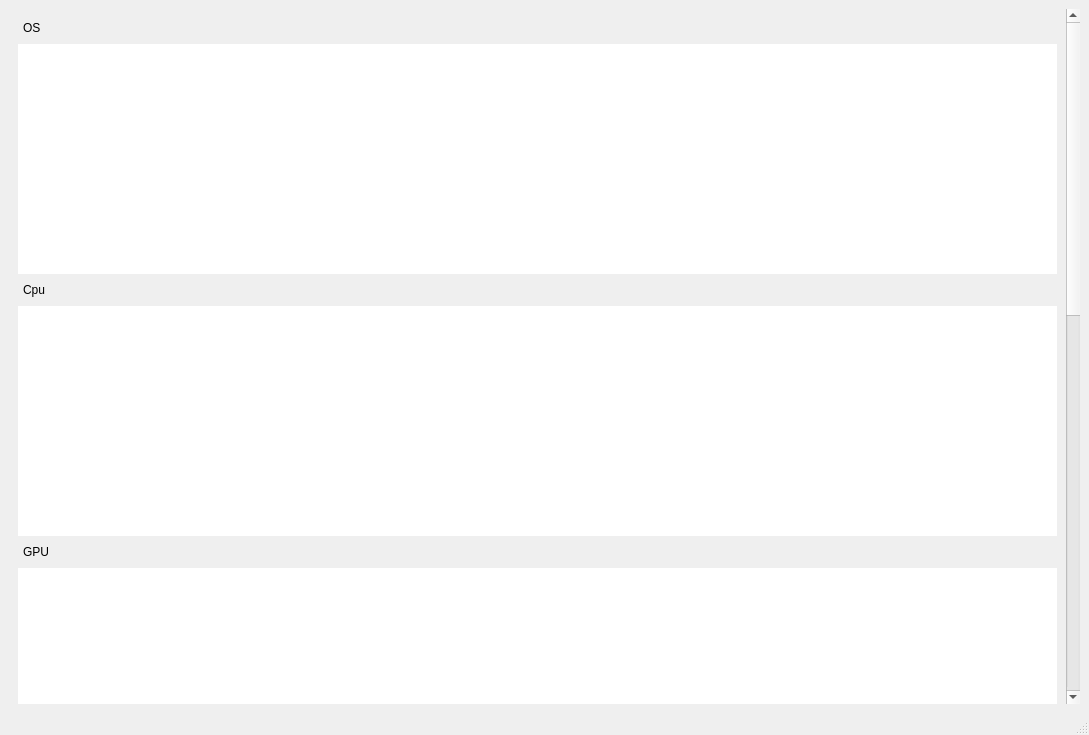
<?xml version="1.0" encoding="UTF-8"?>
<ui version="4.0">
 <class>MainWindow</class>
 <widget class="QMainWindow" name="MainWindow">
  <property name="geometry">
   <rect>
    <x>0</x>
    <y>0</y>
    <width>1089</width>
    <height>735</height>
   </rect>
  </property>
  <property name="windowTitle">
   <string>MainWindow</string>
  </property>
  <widget class="QWidget" name="centralwidget">
   <layout class="QVBoxLayout" name="verticalLayout">
    <item>
     <widget class="QScrollArea" name="scrollArea">
      <property name="frameShape">
       <enum>QFrame::NoFrame</enum>
      </property>
      <property name="verticalScrollBarPolicy">
       <enum>Qt::ScrollBarAlwaysOn</enum>
      </property>
      <property name="horizontalScrollBarPolicy">
       <enum>Qt::ScrollBarAlwaysOff</enum>
      </property>
      <property name="widgetResizable">
       <bool>true</bool>
      </property>
      <widget class="QWidget" name="scrollAreaWidgetContents">
       <property name="geometry">
        <rect>
         <x>0</x>
         <y>-933</y>
         <width>1057</width>
         <height>1608</height>
        </rect>
       </property>
       <layout class="QVBoxLayout" name="verticalLayout_2">
        <item>
         <layout class="QHBoxLayout" name="horizontalLayout">
          <item>
           <spacer name="horizontalSpacer_2">
            <property name="orientation">
             <enum>Qt::Horizontal</enum>
            </property>
            <property name="sizeType">
             <enum>QSizePolicy::Minimum</enum>
            </property>
            <property name="sizeHint" stdset="0">
             <size>
              <width>5</width>
              <height>20</height>
             </size>
            </property>
           </spacer>
          </item>
          <item>
           <widget class="QLabel" name="labelOsTitle">
            <property name="text">
             <string>OS</string>
            </property>
           </widget>
          </item>
         </layout>
        </item>
        <item>
         <layout class="QHBoxLayout" name="horizontalLayout_2">
          <property name="spacing">
           <number>0</number>
          </property>
          <item alignment="Qt::AlignLeft|Qt::AlignTop">
           <widget class="QTextBrowser" name="textBrowserLeft1">
            <property name="sizePolicy">
             <sizepolicy hsizetype="Fixed" vsizetype="Expanding">
              <horstretch>0</horstretch>
              <verstretch>0</verstretch>
             </sizepolicy>
            </property>
            <property name="minimumSize">
             <size>
              <width>290</width>
              <height>230</height>
             </size>
            </property>
            <property name="maximumSize">
             <size>
              <width>16777215</width>
              <height>230</height>
             </size>
            </property>
            <property name="frameShape">
             <enum>QFrame::NoFrame</enum>
            </property>
           </widget>
          </item>
          <item>
           <widget class="QTextBrowser" name="textBrowserRight1">
            <property name="sizePolicy">
             <sizepolicy hsizetype="Fixed" vsizetype="Expanding">
              <horstretch>0</horstretch>
              <verstretch>0</verstretch>
             </sizepolicy>
            </property>
            <property name="minimumSize">
             <size>
              <width>290</width>
              <height>230</height>
             </size>
            </property>
            <property name="maximumSize">
             <size>
              <width>16777215</width>
              <height>230</height>
             </size>
            </property>
            <property name="frameShape">
             <enum>QFrame::NoFrame</enum>
            </property>
           </widget>
          </item>
          <item>
           <widget class="QTextBrowser" name="textBrowser">
            <property name="minimumSize">
             <size>
              <width>0</width>
              <height>230</height>
             </size>
            </property>
            <property name="maximumSize">
             <size>
              <width>16777215</width>
              <height>230</height>
             </size>
            </property>
            <property name="frameShape">
             <enum>QFrame::NoFrame</enum>
            </property>
           </widget>
          </item>
         </layout>
        </item>
        <item>
         <layout class="QHBoxLayout" name="horizontalLayout_3">
          <item>
           <spacer name="horizontalSpacer_3">
            <property name="orientation">
             <enum>Qt::Horizontal</enum>
            </property>
            <property name="sizeType">
             <enum>QSizePolicy::Minimum</enum>
            </property>
            <property name="sizeHint" stdset="0">
             <size>
              <width>5</width>
              <height>20</height>
             </size>
            </property>
           </spacer>
          </item>
          <item>
           <widget class="QLabel" name="labelCPUTitle">
            <property name="text">
             <string>Cpu</string>
            </property>
           </widget>
          </item>
         </layout>
        </item>
        <item>
         <layout class="QHBoxLayout" name="horizontalLayout_4">
          <property name="spacing">
           <number>0</number>
          </property>
          <item>
           <widget class="QTextBrowser" name="textBrowserLeft2">
            <property name="sizePolicy">
             <sizepolicy hsizetype="Fixed" vsizetype="Expanding">
              <horstretch>0</horstretch>
              <verstretch>0</verstretch>
             </sizepolicy>
            </property>
            <property name="minimumSize">
             <size>
              <width>290</width>
              <height>230</height>
             </size>
            </property>
            <property name="maximumSize">
             <size>
              <width>16777215</width>
              <height>230</height>
             </size>
            </property>
            <property name="frameShape">
             <enum>QFrame::NoFrame</enum>
            </property>
           </widget>
          </item>
          <item>
           <widget class="QTextBrowser" name="textBrowserRight2">
            <property name="sizePolicy">
             <sizepolicy hsizetype="Fixed" vsizetype="Expanding">
              <horstretch>0</horstretch>
              <verstretch>0</verstretch>
             </sizepolicy>
            </property>
            <property name="minimumSize">
             <size>
              <width>420</width>
              <height>230</height>
             </size>
            </property>
            <property name="maximumSize">
             <size>
              <width>16777215</width>
              <height>230</height>
             </size>
            </property>
            <property name="frameShape">
             <enum>QFrame::NoFrame</enum>
            </property>
           </widget>
          </item>
          <item>
           <widget class="QTextBrowser" name="textBrowser_2">
            <property name="minimumSize">
             <size>
              <width>0</width>
              <height>230</height>
             </size>
            </property>
            <property name="maximumSize">
             <size>
              <width>16777215</width>
              <height>230</height>
             </size>
            </property>
            <property name="frameShape">
             <enum>QFrame::NoFrame</enum>
            </property>
           </widget>
          </item>
         </layout>
        </item>
        <item>
         <layout class="QHBoxLayout" name="horizontalLayout_5">
          <item>
           <spacer name="horizontalSpacer">
            <property name="orientation">
             <enum>Qt::Horizontal</enum>
            </property>
            <property name="sizeType">
             <enum>QSizePolicy::Minimum</enum>
            </property>
            <property name="sizeHint" stdset="0">
             <size>
              <width>5</width>
              <height>20</height>
             </size>
            </property>
           </spacer>
          </item>
          <item>
           <widget class="QLabel" name="labelGPUTitle">
            <property name="text">
             <string>GPU</string>
            </property>
           </widget>
          </item>
         </layout>
        </item>
        <item>
         <layout class="QHBoxLayout" name="horizontalLayout_6">
          <property name="spacing">
           <number>0</number>
          </property>
          <property name="sizeConstraint">
           <enum>QLayout::SetMaximumSize</enum>
          </property>
          <item>
           <widget class="QTextBrowser" name="textBrowserLeft3">
            <property name="sizePolicy">
             <sizepolicy hsizetype="Fixed" vsizetype="Expanding">
              <horstretch>0</horstretch>
              <verstretch>0</verstretch>
             </sizepolicy>
            </property>
            <property name="minimumSize">
             <size>
              <width>290</width>
              <height>230</height>
             </size>
            </property>
            <property name="maximumSize">
             <size>
              <width>16777215</width>
              <height>230</height>
             </size>
            </property>
            <property name="frameShape">
             <enum>QFrame::NoFrame</enum>
            </property>
           </widget>
          </item>
          <item>
           <widget class="QTextBrowser" name="textBrowserRight3">
            <property name="sizePolicy">
             <sizepolicy hsizetype="Fixed" vsizetype="Expanding">
              <horstretch>0</horstretch>
              <verstretch>0</verstretch>
             </sizepolicy>
            </property>
            <property name="minimumSize">
             <size>
              <width>290</width>
              <height>230</height>
             </size>
            </property>
            <property name="maximumSize">
             <size>
              <width>16777215</width>
              <height>230</height>
             </size>
            </property>
            <property name="frameShape">
             <enum>QFrame::NoFrame</enum>
            </property>
           </widget>
          </item>
          <item>
           <widget class="QTextBrowser" name="textBrowser_3">
            <property name="minimumSize">
             <size>
              <width>290</width>
              <height>230</height>
             </size>
            </property>
            <property name="maximumSize">
             <size>
              <width>16777215</width>
              <height>230</height>
             </size>
            </property>
            <property name="frameShape">
             <enum>QFrame::NoFrame</enum>
            </property>
           </widget>
          </item>
         </layout>
        </item>
        <item>
         <layout class="QHBoxLayout" name="horizontalLayout_7">
          <item>
           <spacer name="horizontalSpacer_7">
            <property name="orientation">
             <enum>Qt::Horizontal</enum>
            </property>
            <property name="sizeType">
             <enum>QSizePolicy::Minimum</enum>
            </property>
            <property name="sizeHint" stdset="0">
             <size>
              <width>5</width>
              <height>20</height>
             </size>
            </property>
           </spacer>
          </item>
          <item>
           <widget class="QLabel" name="labelRAMTitle">
            <property name="text">
             <string>RAM</string>
            </property>
           </widget>
          </item>
         </layout>
        </item>
        <item>
         <layout class="QHBoxLayout" name="horizontalLayout_8">
          <property name="spacing">
           <number>0</number>
          </property>
          <property name="sizeConstraint">
           <enum>QLayout::SetMaximumSize</enum>
          </property>
          <property name="bottomMargin">
           <number>0</number>
          </property>
          <item alignment="Qt::AlignTop">
           <widget class="QTextBrowser" name="textBrowserLeft4">
            <property name="sizePolicy">
             <sizepolicy hsizetype="Fixed" vsizetype="Expanding">
              <horstretch>0</horstretch>
              <verstretch>0</verstretch>
             </sizepolicy>
            </property>
            <property name="minimumSize">
             <size>
              <width>290</width>
              <height>230</height>
             </size>
            </property>
            <property name="maximumSize">
             <size>
              <width>16777215</width>
              <height>230</height>
             </size>
            </property>
            <property name="frameShape">
             <enum>QFrame::NoFrame</enum>
            </property>
            <property name="verticalScrollBarPolicy">
             <enum>Qt::ScrollBarAlwaysOff</enum>
            </property>
           </widget>
          </item>
          <item alignment="Qt::AlignTop">
           <widget class="QTextBrowser" name="textBrowserRight4">
            <property name="sizePolicy">
             <sizepolicy hsizetype="Fixed" vsizetype="Expanding">
              <horstretch>0</horstretch>
              <verstretch>0</verstretch>
             </sizepolicy>
            </property>
            <property name="minimumSize">
             <size>
              <width>290</width>
              <height>230</height>
             </size>
            </property>
            <property name="maximumSize">
             <size>
              <width>16777215</width>
              <height>230</height>
             </size>
            </property>
            <property name="frameShape">
             <enum>QFrame::NoFrame</enum>
            </property>
            <property name="verticalScrollBarPolicy">
             <enum>Qt::ScrollBarAlwaysOff</enum>
            </property>
           </widget>
          </item>
          <item>
           <widget class="QTextBrowser" name="textBrowser_4">
            <property name="sizePolicy">
             <sizepolicy hsizetype="Expanding" vsizetype="Expanding">
              <horstretch>0</horstretch>
              <verstretch>0</verstretch>
             </sizepolicy>
            </property>
            <property name="minimumSize">
             <size>
              <width>0</width>
              <height>230</height>
             </size>
            </property>
            <property name="maximumSize">
             <size>
              <width>16777215</width>
              <height>230</height>
             </size>
            </property>
            <property name="frameShape">
             <enum>QFrame::NoFrame</enum>
            </property>
           </widget>
          </item>
         </layout>
        </item>
        <item>
         <layout class="QHBoxLayout" name="horizontalLayout_9">
          <item>
           <spacer name="horizontalSpacer_4">
            <property name="orientation">
             <enum>Qt::Horizontal</enum>
            </property>
            <property name="sizeType">
             <enum>QSizePolicy::Minimum</enum>
            </property>
            <property name="sizeHint" stdset="0">
             <size>
              <width>5</width>
              <height>20</height>
             </size>
            </property>
           </spacer>
          </item>
          <item>
           <widget class="QLabel" name="labelDrive">
            <property name="text">
             <string>PROBLEM</string>
            </property>
           </widget>
          </item>
         </layout>
        </item>
        <item>
         <layout class="QHBoxLayout" name="horizontalLayout_10">
          <property name="spacing">
           <number>0</number>
          </property>
          <item>
           <widget class="QTextBrowser" name="textBrowserLeft5">
            <property name="sizePolicy">
             <sizepolicy hsizetype="Fixed" vsizetype="Expanding">
              <horstretch>0</horstretch>
              <verstretch>0</verstretch>
             </sizepolicy>
            </property>
            <property name="minimumSize">
             <size>
              <width>290</width>
              <height>230</height>
             </size>
            </property>
            <property name="maximumSize">
             <size>
              <width>16777215</width>
              <height>230</height>
             </size>
            </property>
            <property name="frameShape">
             <enum>QFrame::NoFrame</enum>
            </property>
           </widget>
          </item>
          <item>
           <widget class="QTextBrowser" name="textBrowserRight5">
            <property name="sizePolicy">
             <sizepolicy hsizetype="Fixed" vsizetype="Expanding">
              <horstretch>0</horstretch>
              <verstretch>0</verstretch>
             </sizepolicy>
            </property>
            <property name="minimumSize">
             <size>
              <width>420</width>
              <height>230</height>
             </size>
            </property>
            <property name="maximumSize">
             <size>
              <width>16777215</width>
              <height>290</height>
             </size>
            </property>
            <property name="frameShape">
             <enum>QFrame::NoFrame</enum>
            </property>
           </widget>
          </item>
          <item>
           <widget class="QTextBrowser" name="textBrowser_5">
            <property name="minimumSize">
             <size>
              <width>0</width>
              <height>230</height>
             </size>
            </property>
            <property name="maximumSize">
             <size>
              <width>16777215</width>
              <height>230</height>
             </size>
            </property>
            <property name="frameShape">
             <enum>QFrame::NoFrame</enum>
            </property>
           </widget>
          </item>
         </layout>
        </item>
        <item>
         <layout class="QHBoxLayout" name="horizontalLayout_11">
          <item>
           <spacer name="horizontalSpacer_5">
            <property name="orientation">
             <enum>Qt::Horizontal</enum>
            </property>
            <property name="sizeType">
             <enum>QSizePolicy::Minimum</enum>
            </property>
            <property name="sizeHint" stdset="0">
             <size>
              <width>5</width>
              <height>20</height>
             </size>
            </property>
           </spacer>
          </item>
          <item>
           <widget class="QLabel" name="labelLogical">
            <property name="text">
             <string>TextLabel</string>
            </property>
           </widget>
          </item>
         </layout>
        </item>
        <item>
         <layout class="QHBoxLayout" name="horizontalLayout_12">
          <property name="spacing">
           <number>0</number>
          </property>
          <item>
           <widget class="QTextBrowser" name="textBrowserLeft6">
            <property name="sizePolicy">
             <sizepolicy hsizetype="Fixed" vsizetype="Expanding">
              <horstretch>0</horstretch>
              <verstretch>0</verstretch>
             </sizepolicy>
            </property>
            <property name="minimumSize">
             <size>
              <width>290</width>
              <height>230</height>
             </size>
            </property>
            <property name="maximumSize">
             <size>
              <width>16777215</width>
              <height>230</height>
             </size>
            </property>
            <property name="frameShape">
             <enum>QFrame::NoFrame</enum>
            </property>
            <property name="verticalScrollBarPolicy">
             <enum>Qt::ScrollBarAlwaysOff</enum>
            </property>
           </widget>
          </item>
          <item>
           <widget class="QTextBrowser" name="textBrowserRight6">
            <property name="sizePolicy">
             <sizepolicy hsizetype="Fixed" vsizetype="Expanding">
              <horstretch>0</horstretch>
              <verstretch>0</verstretch>
             </sizepolicy>
            </property>
            <property name="minimumSize">
             <size>
              <width>290</width>
              <height>230</height>
             </size>
            </property>
            <property name="maximumSize">
             <size>
              <width>16777215</width>
              <height>230</height>
             </size>
            </property>
            <property name="frameShape">
             <enum>QFrame::NoFrame</enum>
            </property>
            <property name="verticalScrollBarPolicy">
             <enum>Qt::ScrollBarAlwaysOff</enum>
            </property>
           </widget>
          </item>
          <item>
           <widget class="QTextBrowser" name="textBrowser_6">
            <property name="minimumSize">
             <size>
              <width>0</width>
              <height>230</height>
             </size>
            </property>
            <property name="maximumSize">
             <size>
              <width>16777215</width>
              <height>230</height>
             </size>
            </property>
            <property name="frameShape">
             <enum>QFrame::NoFrame</enum>
            </property>
           </widget>
          </item>
         </layout>
        </item>
       </layout>
      </widget>
     </widget>
    </item>
   </layout>
  </widget>
  <widget class="QMenuBar" name="menubar">
   <property name="geometry">
    <rect>
     <x>0</x>
     <y>0</y>
     <width>1089</width>
     <height>20</height>
    </rect>
   </property>
  </widget>
  <widget class="QStatusBar" name="statusbar"/>
 </widget>
 <resources/>
 <connections/>
</ui>
